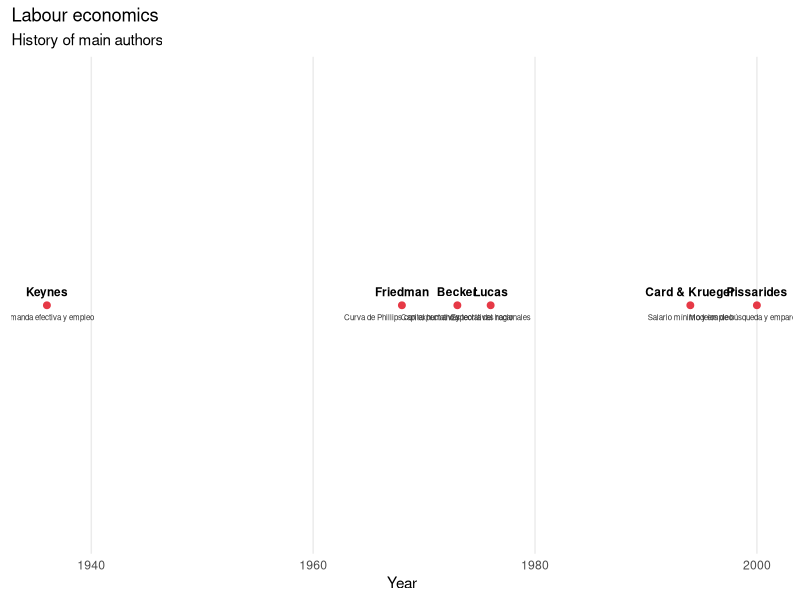
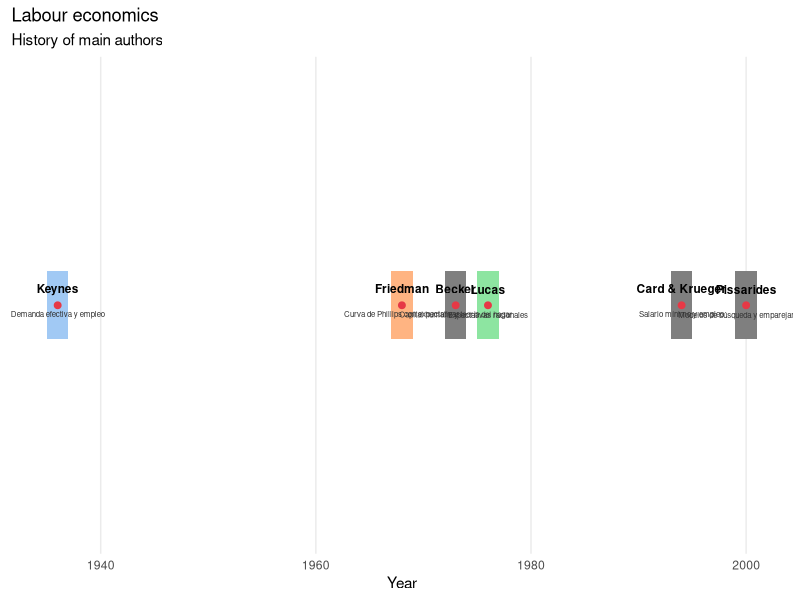

Here is the R script that generated these plots, in order:
# Línea del tiempo básica

# libraries
library(ggplot2)
library(dplyr)

# Datos

timeline_data <- tibble::tibble(
  autor = c("Keynes", "Friedman", "Becker", "Lucas", "Card & Krueger", "Pissarides"),
  año   = c(1936, 1968, 1973, 1976, 1994, 2000),
  idea  = c(
    "Demanda efectiva y empleo",
    "Curva de Phillips con expectativas",
    "Capital humano y teoría del hogar",
    "Expectativas racionales",
    "Salario mínimo y empleo",
    "Modelos de búsqueda y emparejamiento"
  ),
  era = c("Keynesiana", "Monetarista", "Chicago / Neoclásica", "Neoclásica", "Nueva economía laboral", "Matching models"),
  y_text = c(0.03, 0.03, 0.025, 0.02, 0.03, 0.02)  # algunos desplazados para evitar solapamiento
)

# Paleta de colores para eras (puedes ajustarla)
colores_era <- c(
  "Keynesiana" = "#a1c9f4",
  "Monetarista" = "#ffb482",
  "Neoclásica" = "#8de5a1",
  "Empírica moderna" = "#ff9f9b"
)

# Primer gráfico
ggplot(timeline_data, aes(x = año, y = 0)) +
  geom_segment(aes(xend = año, ymin=-2, ymax=2), color = "grey") + # Rango de los ejes
  geom_point(size = 2, color = "#E63946") + # Puntos y tamaño
  geom_text(aes(label = autor), vjust = -1, size = 3, fontface = "bold") + # Autores
  geom_text(aes(label = idea), vjust = 2.5, size = 2, color = "grey20") + # Comentarios
  theme_minimal() + # Theme minimal (Sin colores)
  theme( #Eliminar loe ejes, texto y grid
    axis.title.y = element_blank(),
    axis.text.y = element_blank(),
    axis.ticks.y = element_blank(),
    panel.grid.major.y = element_blank(),
    panel.grid.minor = element_blank()
  ) +
  labs(
    title = "Labour economics",
    subtitle = "History of main authors", 
    x = "Year"
  )


# Primer gráfico
ggplot(timeline_data, aes(x = año, y = 0)) +
  geom_segment(aes(xend = año, ymin = -2, ymax = 2), color = "grey") + # Rango de los ejes
  geom_rect(aes(xmin = año - 1, xmax = año + 1, ymin = 0.3, ymax = -0.3, fill = era)) + # Rectangulos
  geom_point(size = 2, color = "#E63946") + #Puntos y tamaño
  
  # Texto autor y comentario
  geom_text(aes(y = y_text, label = autor), vjust = -1, size = 3, fontface = "bold") +
  geom_text(aes(y = y_text, label = idea), vjust = 2.5, size = 2, color = "grey20") +
  
  # Tema y etiquetas
  theme_minimal() +
  theme(
    axis.title.y = element_blank(),
    axis.text.y = element_blank(),
    axis.ticks.y = element_blank(),
    panel.grid.major.y = element_blank(),
    panel.grid.minor = element_blank(),
    legend.position = "none"  # Sin leyenda
  ) +
  scale_fill_manual(values = colores_era) +
  labs(
    title = "Labour economics",
    subtitle = "History of main authors", 
    x = "Year"
  )

